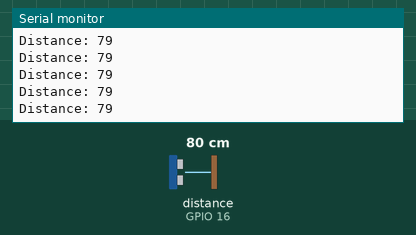
Recording of a program running on a simulated ESP32. Shown: the last lines printed to the serial monitor. Wiring (inferred from the names in the program): ultrasonic range finder: trigger GPIO 14; echo GPIO 16. Inputs (shaded band) come from the test bench; at power-on: distance to the obstacle (sensor on GPIO 16) 80 cm. The echo pulse lasts 58.3 µs per cm.

Above: at 1.2 s.
1.3 s: distance to the obstacle (sensor on GPIO 16) set to 53 cm
At 1.37 s:
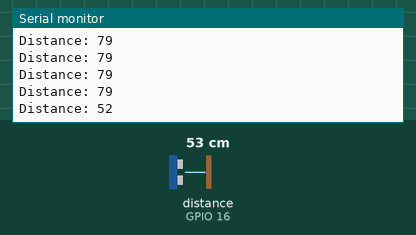
2.8 s: distance to the obstacle (sensor on GPIO 16) set to 48 cm
At 2.82 s:
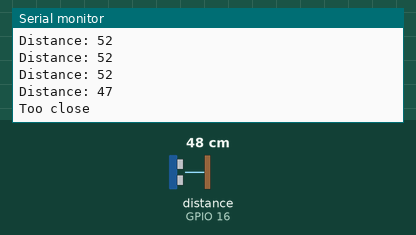
Timing chart, 0 to 5.8 s (numbered marks = the images above; inputs shaded):
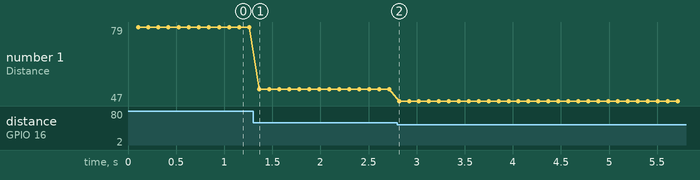

Measured:
- the behaviour switches between 51 and 50 cm on distance to the obstacle (sensor on GPIO 16) (found by bisection; images 1 and 2)
- after the input at 1.3 s, the serial monitor: prints a new line after 0.07 s (image 1)
- after the input at 2.8 s, the serial monitor: prints a new line at once (image 2)
- plotted number 1: 79 → 52 after the input at 1.3 s, 52 → 47 after the input at 2.8 s

The program:

main.cpp
```cpp
#include <Arduino.h>

const int trigPin = 14;
const int echoPin = 16;
long duration;
int distance;

int cal_distance(int duration);

void setup(void)
{
  Serial.begin(9600);
  pinMode(trigPin, OUTPUT);
  pinMode(echoPin, INPUT);
}

int cal_distance(int duration)
{

  digitalWrite(trigPin, LOW);
  delayMicroseconds(2);
  digitalWrite(trigPin, HIGH);
  delayMicroseconds(10);
  digitalWrite(trigPin, LOW);
  duration = pulseIn(echoPin, HIGH);
  distance = duration * 0.034 / 2;
  return distance;
}

void loop()
{
  delay(100);
  distance = cal_distance(duration);

  Serial.print("Distance: ");
  Serial.println(distance);
  if(distance < 50)
  {
    Serial.println("Too close");
  }
}
```
